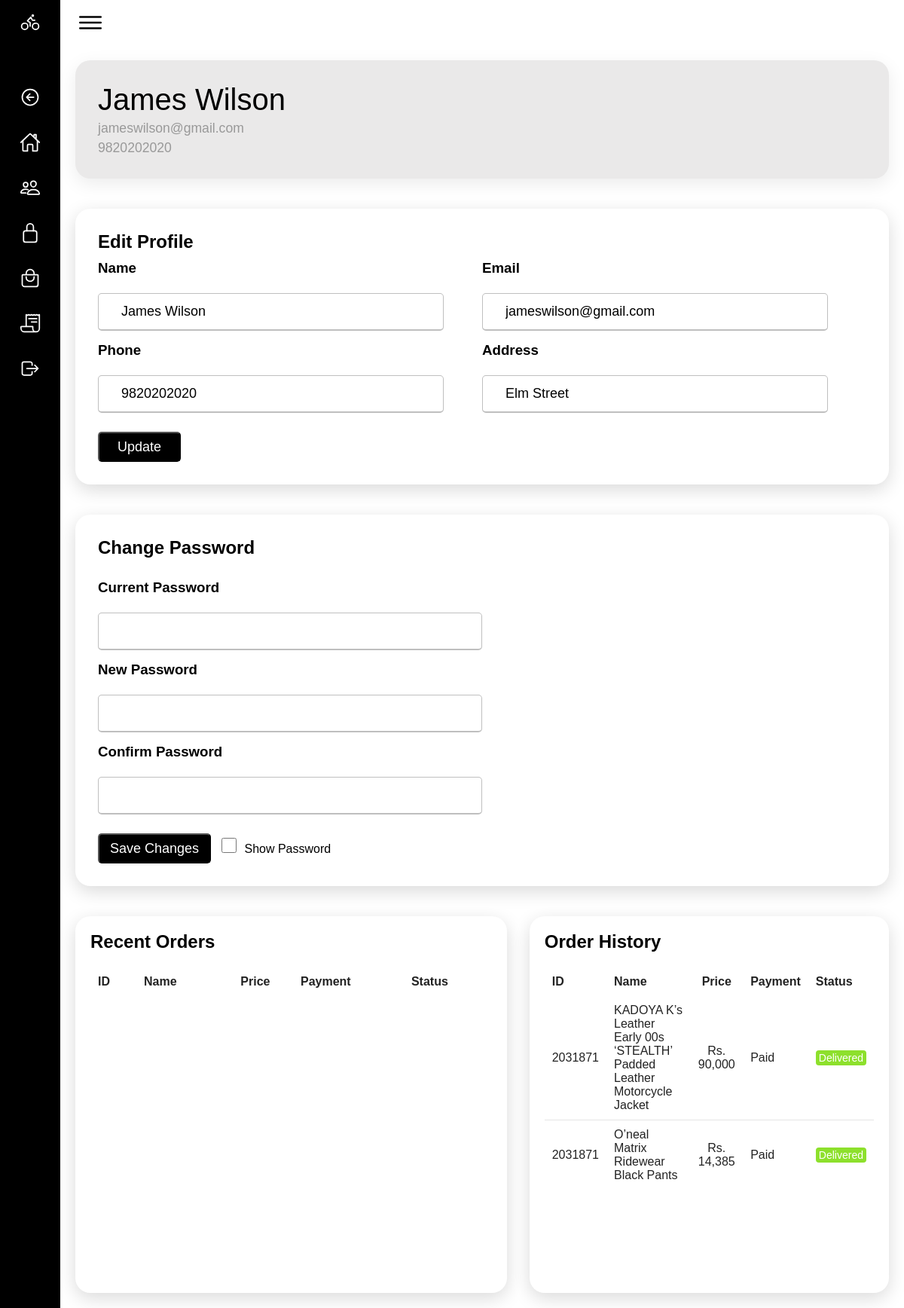
The app's page /homepage/dashboard.php (signed in), older data.
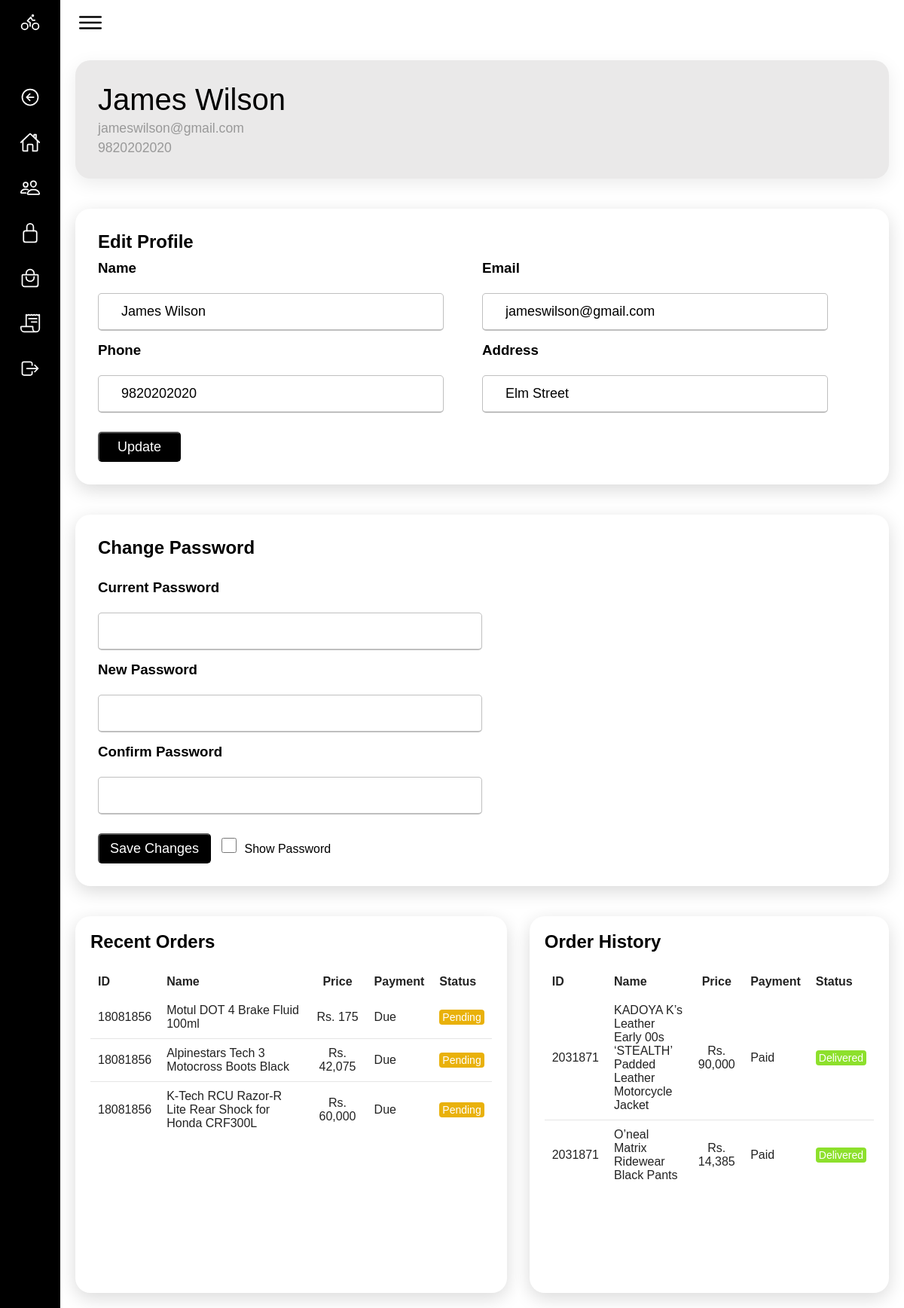
The same page, newer data.
### tables this page shows
CREATE TABLE `c_orders` (
  `prim_id` int(255) NOT NULL,
  `bulk_id` int(255) NOT NULL,
  `user_id` int(11) NOT NULL,
  `product_id` int(255) NOT NULL,
  `name` char(255) NOT NULL,
  `email` varchar(255) NOT NULL,
  `ph_num` bigint(10) NOT NULL,
  `alt_ph_num` bigint(10) NOT NULL,
  `prod_name` varchar(255) NOT NULL,
  `prod_price` int(255) NOT NULL,
  `prod_quantity` int(255) NOT NULL,
  `street_name` varchar(255) NOT NULL,
  `tole` varchar(255) NOT NULL,
  `municipality` char(255) NOT NULL,
  `district` char(255) NOT NULL,
  `payment_method` char(255) NOT NULL,
  `placed_date` timestamp NOT NULL DEFAULT current_timestamp() ON UPDATE current_timestamp(),
  `completed_date` timestamp NOT NULL DEFAULT current_timestamp()
);

CREATE TABLE `orders` (
  `prim_id` int(255) NOT NULL,
  `bulk_id` int(255) NOT NULL,
  `user_id` int(11) NOT NULL,
  `product_id` int(255) NOT NULL,
  `name` char(255) NOT NULL,
  `email` varchar(255) NOT NULL,
  `ph_num` bigint(10) NOT NULL,
  `alt_ph_num` bigint(10) NOT NULL,
  `prod_name` varchar(255) NOT NULL,
  `prod_price` int(255) NOT NULL,
  `prod_quantity` int(255) NOT NULL,
  `street_name` varchar(255) NOT NULL,
  `tole` varchar(255) NOT NULL,
  `municipality` char(255) NOT NULL,
  `district` char(255) NOT NULL,
  `payment_method` char(255) NOT NULL,
  `placed_date` timestamp NOT NULL DEFAULT current_timestamp()
);

### homepage/dashboard.php (the view, shortened to what the changed rows need)
<!DOCTYPE html>
<html lang="en">
<head>
    <link rel="stylesheet" href="css/dashboard.css">
    <link rel="stylesheet" href="../Monsterrat.css">
</head>
<body>
    <div class="container">
        <div class="main active">
            <div class="edit-profile" id="edit-profile">
                <div class="e-card">
                    <h2>Edit Profile</h2>
                </div>
            </div>
            <?php
                include("changePWuser.php");
            ?>
            <div class="details">
                <div class="recentOrders" id="recentOrders">
                    <div class="cardHeader">
                        <h2>Recent Orders</h2>
                    </div>
                    <table>
                        <thead>
                            <tr>
                                <td>ID</td>
                                <td style="text-align:left;">Name</td>
                                <td>Price</td>
                                <td>Payment</td>
                                <td>Status</td>
                            </tr>
                        </thead>
                        <tbody>
                            <?php
                                $select_user = mysqli_query($conn, "SELECT * FROM `orders` WHERE user_id='$id'") or die('Query failed.');
                                if (mysqli_num_rows($select_user) > 0) {
                                    while ($fetch_user = mysqli_fetch_assoc($select_user)) {
                            ?>
                            <tr>
                                <td><?php echo $fetch_user['bulk_id']; ?></td>
                                <td style="text-align:left;"><?php echo $fetch_user['prod_name']; ?></td>
                                <td><?php echo "Rs. ".number_format($fetch_user['prod_price']); ?></td>
                                <td><?php
                                    if($fetch_user['payment_method'] == "Cash-on-Delivery")
                                    {
                                        echo "Due";
                                    }
                                    else
                                    {
                                        echo "Paid";
                                    }
                                ?></td>
                                <td><span class="status pending">Pending</span></td>
                            </tr>
                            <?php
                                    }
                                }
                            ?>
                        </tbody>
                    </table>
                </div>
                <div class="recentOrders" id="recentOrders">
                    <div class="cardHeader">
                        <h2>Order History</h2>
                    </div>
                    <table>
                        <thead>
                            <tr>
                                <td>ID</td>
                                <td style="text-align:left;">Name</td>
                                <td>Price</td>
                                <td>Payment</td>
                                <td>Status</td>
                            </tr>
                        </thead>
                        <tbody>
                            <?php
                                $select_user1 = mysqli_query($conn, "SELECT * FROM `c_orders` WHERE user_id='$id'") or die('Query failed.');
                                if (mysqli_num_rows($select_user1) > 0) {
                                    while ($fetch_user1 = mysqli_fetch_assoc($select_user1)) {
                            ?>
                            <tr>
                                <td><?php echo $fetch_user1['bulk_id']; ?></td>
                                <td style="text-align:left;"><?php echo $fetch_user1['prod_name']; ?></td>
                                <td><?php echo "Rs. ".number_format($fetch_user1['prod_price']); ?></td>
                                <td>Paid</td>
                                <td><span class="status delivered">Delivered</span></td>
                            </tr>
                            <?php
                                    }
                                }
                            ?>
                        </tbody>
                    </table>
                </div>
            </div>
        </div>
    </div>
</body>
</html>

Row changes from the older to the newer data that the page shows:
added orders: bulk "18081856", prod_name "Motul DOT 4 Brake Fluid 100ml", prod_price "175", payment_method "Due"
added orders: bulk "18081856", prod_name "Alpinestars Tech 3 Motocross Boots Black", prod_price "42,075", payment_method "Due"
added orders: bulk "18081856", prod_name "K-Tech RCU Razor-R Lite Rear Shock for Honda CRF300L", prod_price "60,000", payment_method "Due"
